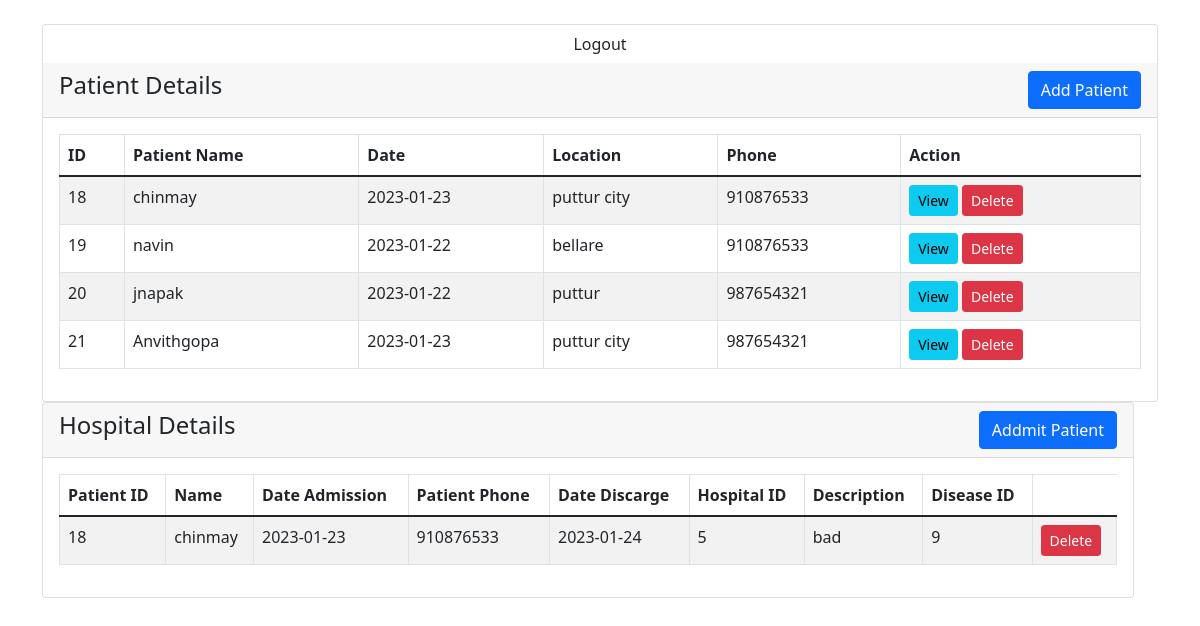
The page /hospacc.php (signed in) on the database its author committed.
### tables this page shows
CREATE TABLE `patient` (
  `patientid` int(10) UNSIGNED NOT NULL,
  `userid` int(11) NOT NULL,
  `name` varchar(100) NOT NULL,
  `date` date NOT NULL,
  `location` varchar(100) NOT NULL,
  `phone` varchar(10) NOT NULL
);

### hospacc.php (the view, shortened to what this page needs)
<?php
    require 'connect.php';
?>
<!doctype html>
<html lang="en">
  <head>
    <link href="https://cdn.jsdelivr.net/npm/bootstrap@5.1.3/dist/css/bootstrap.min.css" rel="stylesheet">
</head>
<body>
    <div class="container mt-4">
        <div class="row">
            <div class="col-md-12">
                <div class="card">
                <a href = "logout.php" class = "btn float-end">Logout</a>
                    <div class="card-header">
                        <h4>Patient Details
                            <a href="usercreatehosp.php" class="btn btn-primary float-end">Add Patient</a>
                        </h4>
                    </div>
                    <div class="card-body">
                        <table class="table table-bordered table-striped">
                            <thead>
                                <tr>
                                    <th>ID</th>
                                    <th>Patient Name</th>
                                    <th>Date</th>
                                    <th>Location</th>
                                    <th>Phone</th>
                                    <th>Action</th>
                                </tr>
                            </thead>
                            <tbody>
                                <?php
                                    $query = "SELECT * FROM patient";
                                    $query_run = mysqli_query($conn, $query);
                                    if(mysqli_num_rows($query_run) > 0)
                                    {
                                    foreach ($query_run as $patient) {
                                            ?>
                                            <tr>
                                                <td><?= $patient['patientid']; ?></td>
                                                <td><?= $patient['name']; ?></td>
                                                <td><?= $patient['date']; ?></td>
                                                <td><?= $patient['location']; ?></td>
                                                <td><?= $patient['phone']; ?></td>
                                                <td>
                                                    <a href="userview.php?patientid=<?= $patient['patientid']; ?>" class="btn btn-info btn-sm">View</a>
                                                    <form action="code.php" method="POST" class="d-inline">
                                                        <button type="submit" name="delete_patient" value="<?= $patient['patientid']; ?>" class="btn btn-danger btn-sm">Delete</button>
                                                    </form>
                                                </td>
                                            </tr>
                                            <?php
                                        }
                                    }
                                    else
                                    {
                                        echo "<h5> No Record Found </h5>";
                                    }
                                ?>
                            </tbody>
                        </table>
                    </div>
                </div>
            </div>
            <div class="row">
            <div class="col-md-12">
                <div class="card">
                    <div class="card-header">
                        <h4>Hospital Details
                        <a href="hospadd.php" class="btn btn-primary float-end">Addmit Patient</a>
                        </h4>
                    </div>
                    <div class="card-body">
                        <table class="table table-bordered table-striped">
                            <thead>
                                <tr>
                                <th>Patient ID</th>
                                <th>Name</th>
                                <th>Date Admission</th>
                                <th>Patient Phone</th>
                                <th>Date Discarge</th>
                                <th>Hospital ID</th>
                                <th>Description</th>
                                <th>Disease ID</th>
                                </tr>
                            </thead>
                            <tbody>
                                <?php
                                    $query = "SELECT * FROM patient_add WHERE hospitalid=$_SESSION[hospid]";
                                    $query_run = mysqli_query($conn, $query);
                                    if(mysqli_num_rows($query_run) > 0)
                                    {
                                    foreach ($query_run as $patient) {
                                            ?>
                                            <tr>
                                                <td><?= $patient['patientid']; ?></td>
                                                <td><?= $patient['name']; ?></td>
                                                <td><?= $patient['dateadd']; ?></td>
                                                <td><?= $patient['phone']; ?></td>
                                                <td><?= $patient['datediss']; ?></td>
                                                <td><?= $patient['hospitalid']; ?></td>
                                                <td><?= $patient['description']; ?></td>
                                                <td><?= $patient['diseaseid']; ?></td>
                                                <td>
                                                    <form action="code.php" method="POST" class="d-inline">
                                                        <button type="submit" name="delete_patient_details" value="<?= $patient['patientid']; ?>" class="btn btn-danger btn-sm">Delete</button>
                                                    </form>
                                                </td>
                                            </tr>
                                            <?php
                                        }
                                    }
                                    else
                                    {
                                        echo "<h5> No Record Found </h5>";
                                    }
                                ?>
                            </tbody>
                        </table>
                    </div>
                </div>
            </div>
        </div>
    </div>
</body>
</html>

### rows shown on the page
patient: patientid "18", name "chinmay", date "2023-01-23", location "puttur city", phone "910876533"
patient: patientid "19", name "navin", date "2023-01-22", location "bellare", phone "910876533"
patient: patientid "20", name "jnapak", date "2023-01-22", location "puttur", phone "987654321"
patient: patientid "21", name "Anvithgopa", date "2023-01-23", location "puttur city", phone "987654321"

### other values the page prints
$patient['patientid'] "18"
$patient['name'] "chinmay"
$patient['dateadd'] "2023-01-23"
$patient['phone'] "910876533"
$patient['datediss'] "2023-01-24"
$patient['hospitalid'] "5"
$patient['description'] "bad"
$patient['diseaseid'] "9"
